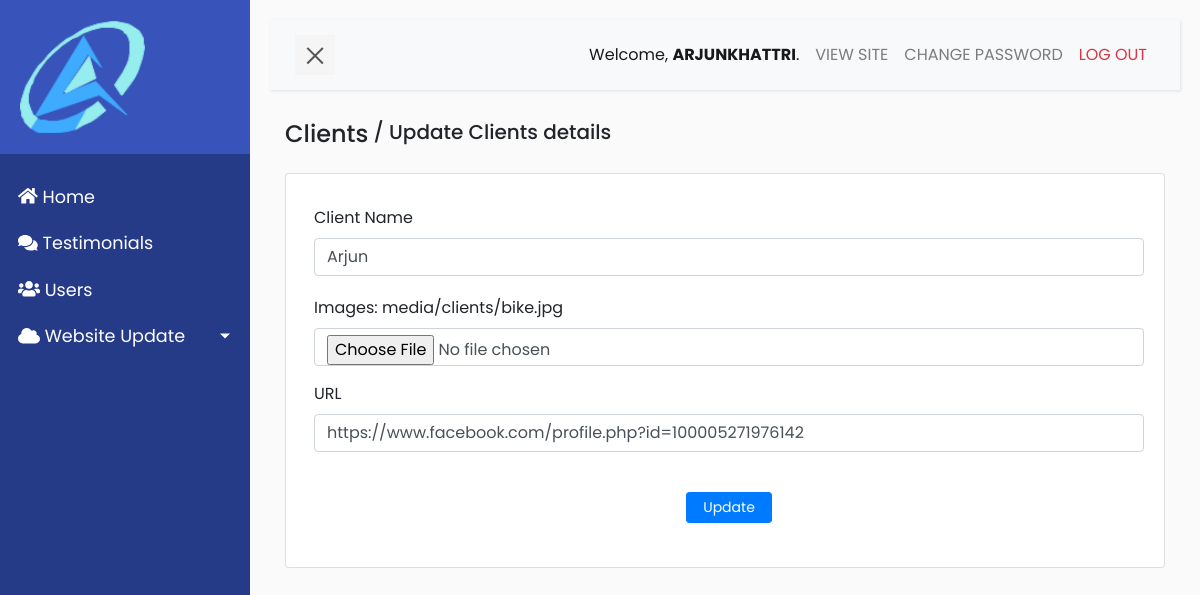
/clients/update/Arjun/ (signed in), run on the app's committed database.
### constructionapp/models.py (models this page shows, shortened)
class Clients(models.Model):
    clientname = models.CharField(max_length=254, null = True, blank = True)
    image = models.ImageField(upload_to='media/clients')
    url = models.URLField(max_length=200)

### constructionapp/views.py (the view)
# urls.py: path('clients/update/<str:name>/', views.update_clients, name = 'update_clients'),
@login_required
def update_clients(request, name):
    client = Clients.objects.get(clientname=name)
    if request.method == 'POST':
        form = ClientsForm(request.POST or None, request.FILES, instance = client)
        try:
            if form.is_valid():
                form.save()
                messages.success(request, 'Client Details Updated Successfully')
                return redirect('clients_list')
            else:
                messages.error(request, 'Failed to Update Client Details')
                return redirect('clients_list')
        except:
            return redirect('clients_list')
    else:
        context = {'client' : client}
        return render(request, 'page/clients/update.html', context)

### constructionapp/templates/page/clients/update.html (shortened to what this page needs)
{% extends 'base.html' %}
{% block content %}
<div class="container">
    <div class="row">
        <div class="col-xs-12 col-sm-12 col-md-12 col-xl-12 d-flex">
                <h4 class=" mb-4">Clients </h4>
            <h5>
                &nbsp;/&nbsp;Update Clients details
            </h5>
        </div>
    </div>
    {% if client %}
        <div class="row">
            <div class="col-xs-12 col-sm-12 col-md-12 col-xl-12">
                <div class="card mb-4 pl-2 pt-2">
                    <div class="card-body mb-2">
                        <form method="POST" enctype="multipart/form-data">
                            <div class="form-group">
                                <label
                                    for="clientname"
                                    class="mt-1">
                                    Client Name
                                </label>
                                <input
                                    type="text"
                                    name="clientname"
                                    id="clientname"
                                    value="{{client.clientname}}"
                                    tabindex="1"
                                    class="form-control"
                                    autocomplete="clientname" >
                            </div>
                                <div class="form-group">
                                    <label
                                        for="longthumb"
                                        class="mt-1">
                                        Images:
                                        <a href="/media/{{client.image}}">
                                        {{client.image}}
                                        </a>
                                    </label>
                                    <input
                                        type="file"
                                        class="form-control"
                                        name="image"
                                        id="image"
                                        tabindex="2"
                                        accept="image/*"
                                        autofocus
                                        >
                                </div>
                            <div class="form-group">
                                <label for="shortdesc">URL</label>
                                <input
                                    name="url"
                                    id="url"
                                    class="form-control"\
                                    value = {{client.url}}
                                    tabindex="3"
                                    required
                                    ></input>
                            </div>
                            <div class="form-group text-center">
                                <input
                                    type="submit"
                                    class="btn btn-primary btn-sm mt-4 pl-3 pr-3 text-center"
                                    value="Update">
                            </div>
                        </form>
                    </div>
                </div>
            </div>
        </div>
   {% endif %}
</div>
{% endblock content %}

### constructionapp/templates/base.html (shortened to what this page needs)
{% load static %}
<!DOCTYPE html>
<html>
<head>
    <link
        rel="stylesheet"
        href="https://stackpath.bootstrapcdn.com/bootstrap/4.1.0/css/bootstrap.min.css"
>
    <link
        rel="stylesheet" href="{% static 'css/base.css' %}">
    <link
        rel="stylesheet"
        href="https://use.fontawesome.com/releases/v5.2.0/css/all.css"
>
</head>
<body>
    <div class="wrapper">
        <nav id="sidebar">
            <div class="sidebar-header">
                <a href="https://eliteconsultancy.netlify.app/">
                    <img src="{% static 'images/logo.png' %}" alt="NGT Logo" class="img-responsive" style="width:60%;height: auto;">
                </a>
            </div>
            <ul class="list-unstyled components ml-2">
                <li class="active">
                    <a href="{% url 'dashboard' %}">
                        <i class="fa fa-home" aria-hidden="true"></i>
                        Home
                    </a>
                </li>
                <li>
                    <a href="{% url 'testimonials_list' %}">
                        <i class="fa fa-comments" aria-hidden="true"></i>
                        Testimonials
                    </a>
                </li>
                <li>
                    <a href="{% url 'list_admins' %}">
                        <i class="fa fa-users" aria-hidden="true"></i>
                        Users
                    </a>
                </li>
                <li >
                    <a href="#uiSubmenu" data-toggle="collapse" aria-expanded="false" class="dropdown-toggle">
                        <i class="fa fa-cloud" aria-hidden="true"></i>
                        Website Update
                    </a>
                </li>
        </nav>
        <div id="content">
            <nav class="navbar navbar-expand-lg navbar-light bg-light">
                <div class="container-fluid">
                    <button type="button" id="sidebarCollapse" class="navbar-btn">
                        <span></span>
                    </button>
                    <div class="collapse navbar-collapse" id="navbarSupportedContent">
                        <ul class="nav navbar-nav ml-auto">
                            <li class="nav-item active">
                                <div class="nav-link text-capitalize" >Welcome, <span class="text-uppercase font-weight-bold">{{user.get_username}}</span>. </div>
                            </li>
                            <li class="nav-item">
                                <a href="https://eliteconsultancy.netlify.app/" target="_blank" class="text-uppercase nav-link">View Site</a>
                            </li>
                            <li class="nav-item">
                                <a href="{% url 'change_admin_pw' %}" class="nav-link text-uppercase">Change Password</a>
                            </li>
                            <li class="nav-item">
                                <a href="{% url 'admin_logout' %}" class="text-uppercase nav-link text-danger">Log out</a>
                            </li>
                        </ul>
                    </div>
                </div>
            </nav>
            {% block content %}
            {% endblock content %}
    </div>
</body>
</html>

### static/css/base.css (style rules this page uses)
body { font-family: 'Poppins', sans-serif; background: #fafafa; }
a, a:hover, a:focus { color: inherit; text-decoration: none; transition: all 0.3s; }
.navbar { padding: 15px 10px; background: #fff; border: none; border-radius: 0; margin-bottom: 30px; box-shadow: 1px 1px 3px rgba(0, 0, 0, 0.1); }
.navbar-btn { box-shadow: none; outline: none !important; border: none; }
.wrapper { display: flex; width: 100%; align-items: stretch; perspective: 1500px; }
#sidebar { min-width: 250px; max-width: 250px; background: #263b88; color: #fff; transition: all 0.6s cubic-bezier(0.945, 0.020, 0.270, 0.665); transform-origin: bottom left; }
#sidebar .sidebar-header { padding: 20px; background: #3854bb; }
#sidebar ul.components { padding: 20px 0; }
#sidebar ul li a { padding: 10px; font-size: 1.1em; display: block; }
#sidebar ul li.active > a, a[aria-expanded="true"] { color: #fff; background: #263b88; }
a[data-toggle="collapse"] { position: relative; }
.dropdown-toggle::after { display: block; position: absolute; top: 50%; right: 20px; transform: translateY(-50%); }
#content { width: 100%; padding: 20px; min-height: 100vh; transition: all 0.3s; }
#sidebarCollapse { width: 40px; height: 40px; background: #f5f5f5; cursor: pointer; }
#sidebarCollapse span { width: 80%; height: 2px; margin: 0 auto; display: block; background: #555; transition: all 0.8s cubic-bezier(0.810, -0.330, 0.345, 1.375); transition-delay: 0.2s; }
#sidebarCollapse span:last-of-type { transform: rotate(-45deg) translate(1px, -1px); }

### data on the page
Clients: clientname "Arjun", image "media/clients/bike.jpg", url "https://www.facebook.com/profile.php?id=100005271976142"

### other printed values
{{ user.get_username }} "ARJUNKHATTRI"
